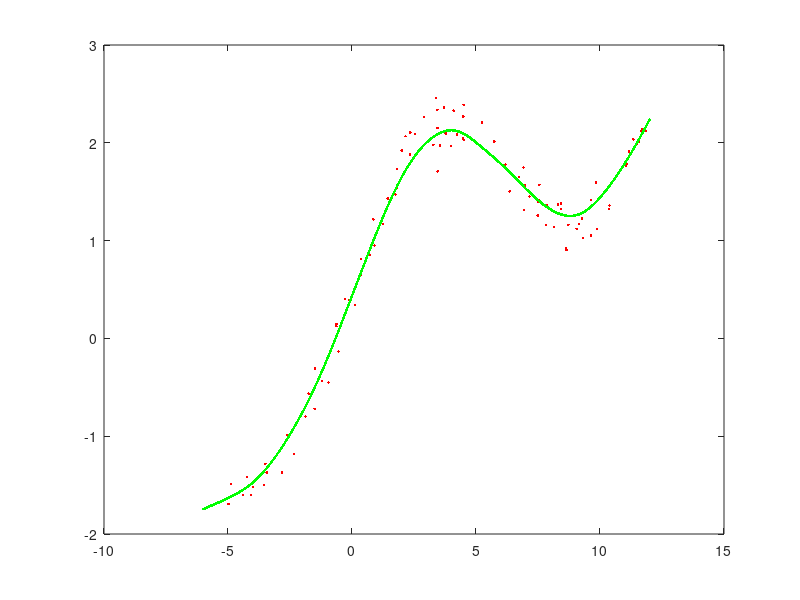

Write the MATLAB code that produced this figure.
%% locally weighted regression --- a small practice

clear;
load datax.dat;
load datay.dat;
datax = datax;
x = [ones(size(datax'));datax'];
y = datay;
num = size(x,2);
t = -6:0.01:12;
t = t;
theta = inv(x*x')*x*y;
figure(1)
plot(x(2,:),y,'r.')
hold on;

k = 1;
t = -6:0.01:12;
t = [ones(1,size(t,2));t];
Y_lwr = zeros(1,size(t,2));

for i = 1:size(t,2)
    W = zeros(num, num);
    for j = 1:size(x,2)
        W(j,j) = exp(-(datax(j)-t(2,i))'*(datax(j)-t(2,i))./(2.0*k^2));
    end;
    theta = inv(x * W * x')*x*W*y;
   Y_lwr(i) = theta'*[1; t(2,i)];
end;
plot(t(2,:),Y_lwr,'g.');
